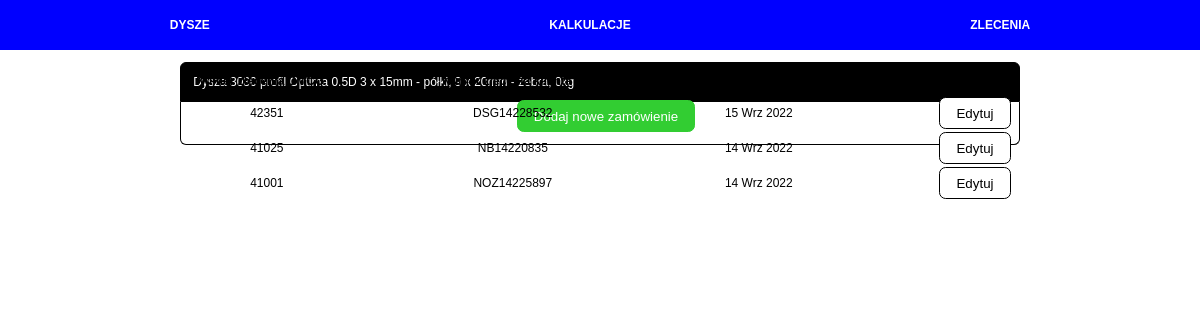
Screenshot of /nozzle/1/orders with the database file from the repository.
### calculator/models.py (models this page shows, shortened)
class Nozzle(models.Model):
    PROFILES = (('Optima', 'Optima'),
                ('19A', '19A'),
                )
    INNER_RING_TYPES = (('Complete st. st. inside', 'Complete st. st. inside'),
                        ('St. st. ring inside', 'St. st. ring inside'),
                        ('Complete steel', 'Complete steel'),
                        ('St. st. ring and outlet', 'St. st. ring and outlet'))
    date_created = models.DateTimeField(auto_now_add=True)
    diameter = models.PositiveIntegerField(null=False, blank=False)
    profile = models.CharField(max_length=32, choices=PROFILES, null=False, blank=False)
    drawing_number = models.CharField(max_length=32, blank=True)
    profile_height = models.PositiveIntegerField(null=False, blank=False)
    inner_ring_type = models.CharField(max_length=32, choices=INNER_RING_TYPES, null=False, blank=False)
    inner_ring_thickness_propeller_zone = models.PositiveIntegerField(null=False, blank=False)
    inner_ring_thickness_inlet_zone = models.PositiveIntegerField(null=False, blank=False)
    inner_ring_thickness_outlet_zone = models.PositiveIntegerField(null=False, blank=False)
    ribs_quantity = models.PositiveIntegerField(null=False, blank=False)
    ribs_thickness = models.PositiveIntegerField(null=False, blank=False)
    segments_quantity = models.PositiveIntegerField(null=False, blank=False)
    segments_thickness = models.PositiveIntegerField(null=False, blank=False)
    has_headbox = models.BooleanField(null=False, blank=False)
    has_outlet_ring = models.BooleanField(null=False, blank=False)
    theoretical_weight = models.PositiveIntegerField(blank=True, default=0)
    real_weight = models.PositiveIntegerField(blank=True, default=0)

class Order(models.Model):
    nozzle = models.ForeignKey(Nozzle, on_delete=models.CASCADE)
    date_created = models.DateTimeField(auto_now_add=True)
    order_dmcg_number = models.CharField(max_length=32, blank=False, null=False)
    order_client_number = models.CharField(max_length=32, blank=False, null=False)

### calculator/views.py (the view)
# urls.py: path('nozzle/<int:nozzle_id>/orders', nozzle_orders_view, name='nozzle_orders'),
def nozzle_orders_view(request, nozzle_id):
    nozzle = Nozzle.objects.get(id=nozzle_id)
    orders = nozzle.order_set.order_by('-date_created')
    ratio = round((nozzle.profile_height / nozzle.diameter), 1)
    context = {'nozzle': nozzle,
               'orders': orders,
               'ratio': ratio,
               }
    template = 'calculator/nozzle-orders.html'
    return render(request, template, context)

### calculator/templates/calculator/nozzle-orders.html
{% extends 'calculator/base.html' %}
{% block content %}
<div class="content-main">
  <div class="item-box single-column">
    <div class="item-header-box">
      <p>Dysza {{ nozzle.diameter }}
       profil {{ nozzle.profile }}
      {{ ratio }}D {{ type_name }}
      {{ nozzle.segments_quantity}} x {{ nozzle.segments_thickness}}mm - półki,
      {{ nozzle.ribs_quantity}} x {{ nozzle.ribs_thickness}}mm - żebra,
      {{ nozzle.theoretical_weight }}kg</p>
    </div>
    <div class="item-details">
      <div class="item-details-box" style="justify-content: center">
        <a href="{% url 'calculator:add_nozzle_order' nozzle.id %}"><button class="add-btn">Dodaj nowe zamówienie</button></a>
      </div>
      <div class="item-details-box" style="justify-content: center">
        <table>
          <tr>
            <th><p class="item-detail-name">Numer zlecenia DMCG</p></th>
            <th><p class="item-detail-name">Numer zlecenia klienta</p></th>
            <th><p class="item-detail-name">Data dodania</p></th>
            <th></th>
          </tr>
          {% for order in orders %}
          <tr>
            <td><p class="item-detail-value">{{ order.order_dmcg_number }}</p></td>
            <td><p class="item-detail-value">{{ order.order_client_number }}</p></td>
            <td>
              {% load i18n %}
            {% language 'pl' %}
            <p class="item-detail-value">{{ order.date_created|date:"d M Y" }}</p>
            {% endlanguage %}
            </td>
            <td><button class="action-btn">Edytuj</button></td>
            {% empty %}
          <td colspan="3" style="color: red;"><p>Brak powiązanych zamówień</p></td>
          </tr>
          {% endfor %}
        </table>
      </div>
    </div>
  </div>
</div>
{% endblock content %}

### static/styles.css (style rules this page uses)
body { font-family: Arial; font-size: 12px; margin: 0 auto; padding: 0; }
table, th, td { border-collapse: collapse; text-align: center; }
th, td { padding: 0.125em; }
.content-main { display: flex; width: 1200px; justify-content: space-around; margin: 0 auto; }
.item-box { min-width: 500px; max-width: 90%; display: flex; flex-direction: column; background-color: white; border-radius: 0.5em; margin: 1em auto; }
.single-column { min-width: 600px; }
.item-header-box { margin: 0; padding-left: 1em; background-color: black; color: white; border-top-left-radius: 0.5em; border-top-right-radius: 0.5em; border: 1px solid black; }
.item-details { padding-left: 1em; border-left: 1px solid black; border-right: 1px solid black; border-bottom: 1px solid black; border-bottom-left-radius: 0.5em; border-bottom-right-radius: 0.5em; }
.item-details-box { display: flex; justify-content: space-between; align-items: center; padding: 0; height: 1.75em; }
.item-detail-name { width: 20em; font-weight: bold; justify-content: center; text-align: left; margin: 0.5em 0.125em; }
.item-detail-value { margin: 0 1em; width: 10em; }
.action-btn { margin-left: 0.5em; margin-right: 0.5em; background-color: white; border: 1px solid black; border-radius: 0.5em; height: 2rem; padding: 0.5rem 1rem; cursor: pointer; transition: background-color 0.2s; transition: color 0.2s; }
.add-btn, .confirm-btn, .cancel-btn { background-color: limegreen; color: white; border: 1px solid limegreen; border-radius: 0.5em; height: 2rem; padding: 0.5rem 1rem; margin-top: 0.5em; cursor: pointer; }

### rows the page displays
Nozzle: diameter "3030", profile "Optima", segments_quantity "3", segments_thickness "15", ribs_quantity "9", ribs_thickness "20", theoretical_weight "0"
Order: order_dmcg_number "42351", order_client_number "DSG14228532", date_created "15 Wrz 2022"
Order: order_dmcg_number "41025", order_client_number "NB14220835", date_created "14 Wrz 2022"
Order: order_dmcg_number "41001", order_client_number "NOZ14225897", date_created "14 Wrz 2022"

### other values shown
{{ ratio }} "0.5"
